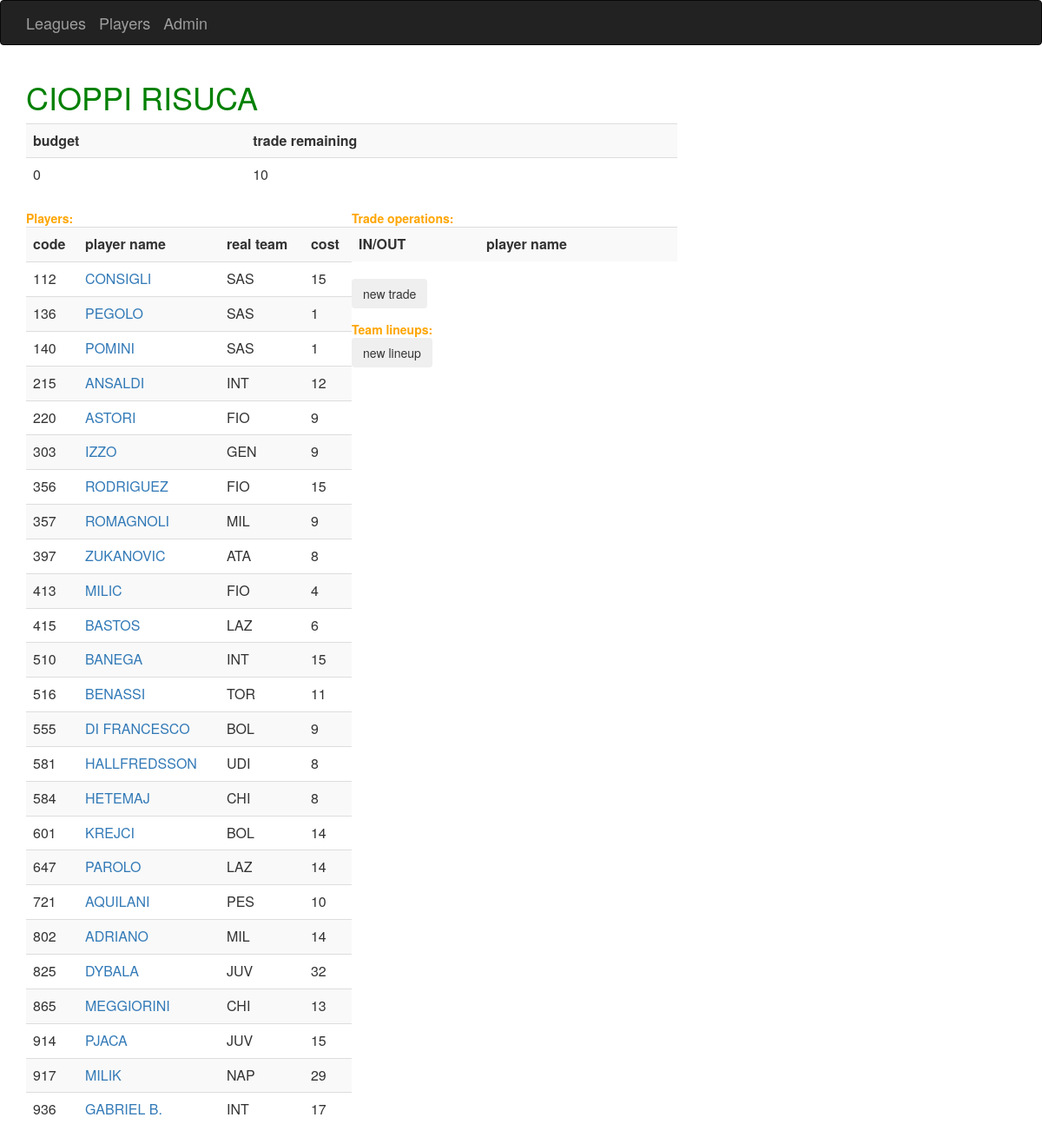
Before: /fantalega/teams/3/ with the older database file.
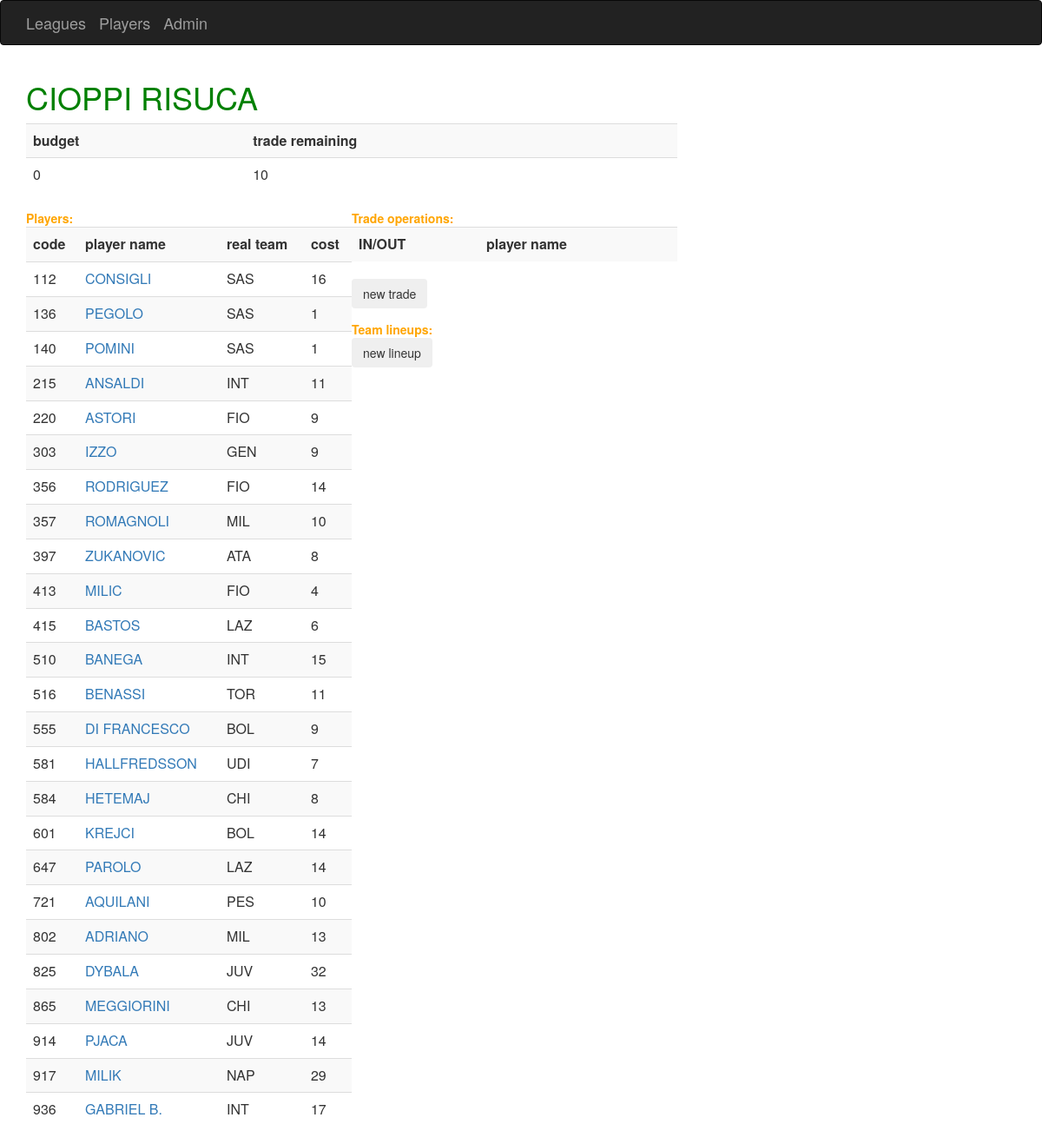
After: the same page with the newer database file.
### fantalega/models.py (models this page shows, shortened)
class Player(models.Model):
    code = models.IntegerField()
    name = models.CharField(max_length=32)
    real_team = models.CharField(max_length=3)
    cost = models.IntegerField()
    auction_value = models.IntegerField()
    role = models.CharField(max_length=16)
    team = models.ForeignKey(Team, null=True)

### fantalega/views.py (the view)
# urls.py: url(r'^teams/(?P<team_id>[0-9]+)/$', views.team_details,
def team_details(request, team_id):
    team = Team.objects.get(id=int(team_id))
    lineups = team.team_lineups.order_by('day')
    context = {'team': team, 'lineups': lineups}
    if request.GET.get('new lineup'):
        return redirect('upload_lineup', team.id)
    if request.GET.get('new trade'):
        return redirect('trade', team.id)
    return render(request, 'fantalega/team.html', context)

### fantalega/templates/fantalega/team.html (shortened to what this page needs)
{% extends 'fantalega/base.html' %}
{% load bootstrap3 %}
{% block content %}
		<h1><font color="green">{{ team.name }}</font></h1>
    <table class="table table-striped" width="40%">
      <tr>
          <th>budget</th>
          <th>trade remaining</th>
      </tr>
      <tr>
              <td>{{ team.budget }}</td>
              <td>{{ team.max_trades }}</td>
      </tr>
    </table>
        <div id="container" style="width:100%;">
            <div id="left" style="float:left; width:50%;">
                <b><font color="orange">Players:</font></b><br>
                <table class="table table-striped" width="40%">
                  <tr>
                      <th>code</th>
                      <th>player name</th>
                      <th>real team</th>
                      <th>cost</th>
                  </tr>
                      {% for player in team.player_set.all %}
                  <tr>
                          <td>{{ player.code }}</td>
                          <td><a href="{% url 'player_details' player.id %}">
                              {{ player.name }}</a></td>
                          <td>{{ player.real_team }}</td>
                          <td>{{ player.cost }}</td>
                  </tr>
                      {% endfor %}
                </table>
            </div>
            <div id="right" style="float:right; width:50%;">
                <b><font color="orange">Trade operations:</font></b><br>
                <table class="table table-striped" width="40%">
                  <tr>
                      <th>IN/OUT</th>
                      <th>player name</th>
                  </tr>
                </table>
                <form action="#" method="get">
                 <input type="submit" class="btn" value="new trade"
                        name="new trade">
                </form>
                <b><font color="orange">Team lineups:</font></b><br>
                <form action="#" method="get">
                 <input type="submit" class="btn" value="new lineup"
                        name="new lineup">
                </form>
            </div>
        </div>
{% endblock %}

Changed rows visible on the page:
changed Player "CONSIGLI": cost "15" → "16"
changed Player "ANSALDI": cost "12" → "11"
changed Player "RODRIGUEZ": cost "15" → "14"
changed Player "ROMAGNOLI": cost "9" → "10"
changed Player "HALLFREDSSON": cost "8" → "7"
changed Player "ADRIANO": cost "14" → "13"
changed Player "PJACA": cost "15" → "14"
